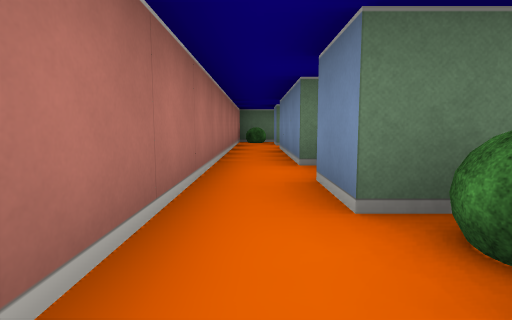
[1] (above)

17 first-person views from a walk through a cub3D maze. The camera is about half as high as the walls, tilts 6° down and sees 80° across. The floor is counted in squares. Each view is taken from the middle of a square. On the plan, view 1 faces up. The plan holds only what a view shows up to about 9 squares ahead; the rest is blank.

[2]
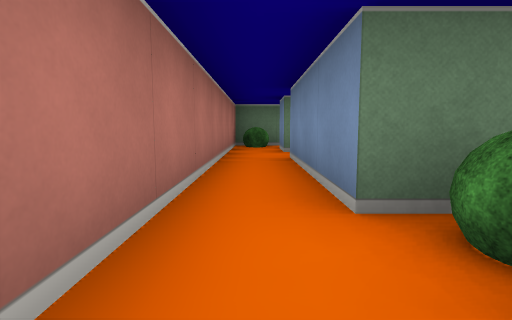

[3]
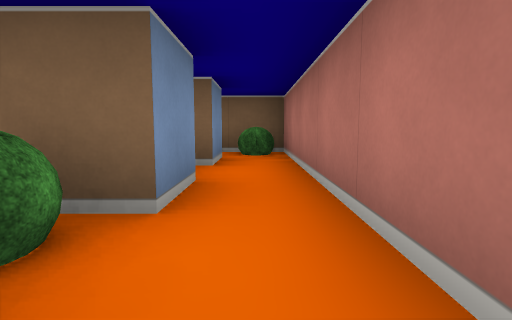

[4]
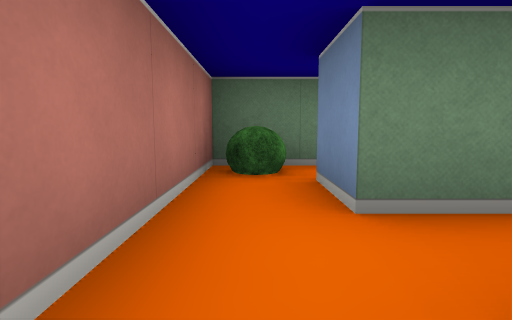

[5]
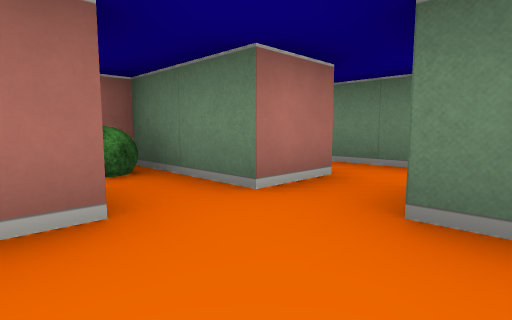

[6]
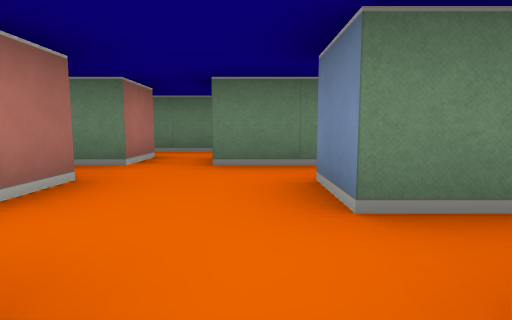

[7]
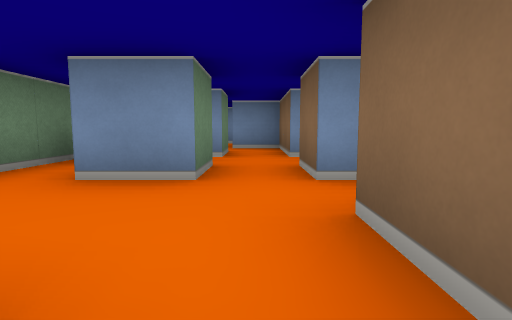

[8]
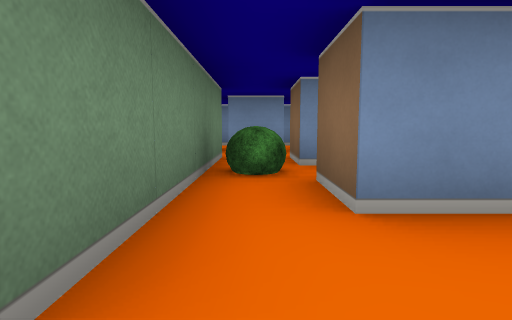

[9]
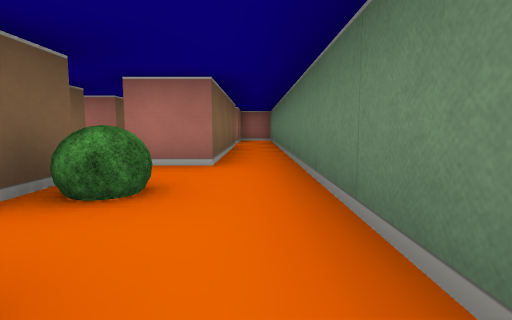

[10]
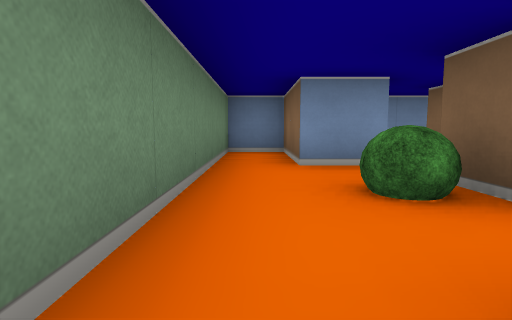

[11]
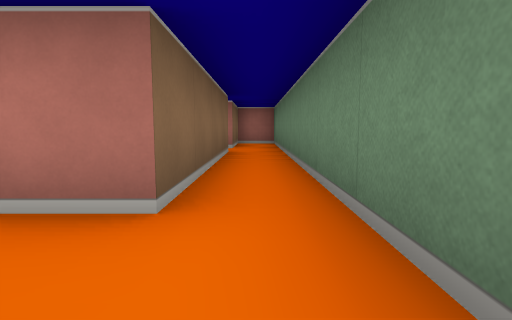

[12]
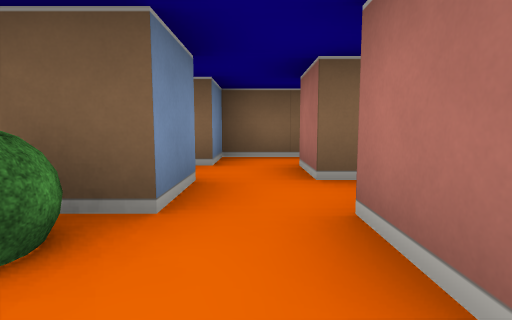

[13]
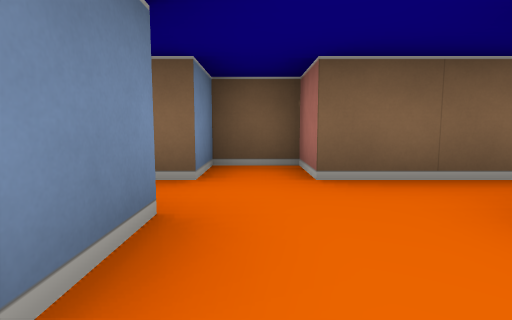

[14]
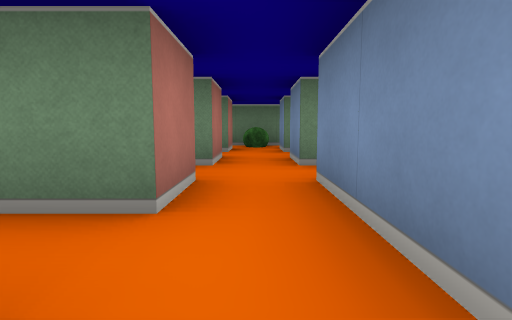

[15]
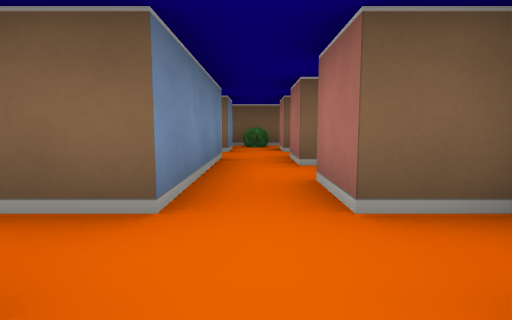

[16]
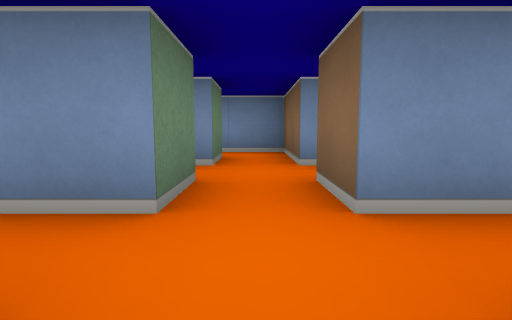

[17]
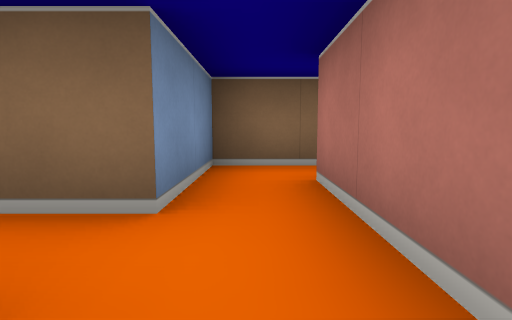

### Floor plan
Ten units are one square. View 1 is at (0, 0); x grows to the right and y downward. Boxes are objects, and circles mark ways between rooms. Rooms are numbered by the first view taken in them; rooms with no view inside come last. Other rooms are left out.
<svg viewBox="-10 -120 130 140">
<path fill="none" stroke="#000" d="M5 5 5 -5M-5 -5 -5 15 6 15M12 -15 5 -15 5 -25M-5 -25 -5 -5M14 -75 5 -75 5 -85M12 -35 5 -35 5 -65M5 -25 12 -25M15 -95 -5 -95 -5 -25M15 -86 15 -78M35 -75 35 -85 45 -85M15 -105 15 -95M65 -95 25 -95M45 -75 35 -75M9 -65 25 -65 25 -55 35 -55 35 -65 45 -65M65 -85 65 -75M75 -85 75 -95 85 -95M95 -94 95 -105 115 -105 115 -115 -5 -115 -5 -105 15 -105M95 -76 95 -84M65 -65 75 -65 75 -75M25 -105 65 -105 65 -95M115 -79 115 -88M45 -25 45 -15 35 -15 35 -24M45 -45 45 -35 36 -35M35 -5 45 -5M55 -5 65 -5M65 -15 55 -15 55 -45M55 -45 64 -45M55 -55 55 -65M45 -65 45 -55M65 -35 65 -25M75 -25 84 -25M55 -65 65 -65M65 -75 55 -75M65 -25 65 -15M65 -5 75 -5 75 -25"/>
<rect x="-5" y="5" width="10" height="10" fill="#bbb"><title>bush</title></rect>
<rect x="5" y="-15" width="10" height="10" fill="#bbb"><title>bush</title></rect>
<rect x="-5" y="-95" width="10" height="10" fill="#bbb"><title>bush</title></rect>
<rect x="5" y="-35" width="10" height="10" fill="#bbb"><title>bush</title></rect>
<rect x="45" y="-95" width="10" height="10" fill="#bbb"><title>bush</title></rect>
<rect x="75" y="-105" width="10" height="10" fill="#bbb"><title>bush</title></rect>
<circle cx="0" cy="0" r="3" fill="#2a7"/>
<circle cx="0" cy="-20" r="3" fill="#2a7"/>
<circle cx="15" cy="-10" r="3" fill="#2a7"/>
<circle cx="10" cy="-70" r="3" fill="#2a7"/>
<circle cx="25" cy="-80" r="3" fill="#2a7"/>
<circle cx="20" cy="-100" r="3" fill="#2a7"/>
<circle cx="40" cy="-70" r="3" fill="#2a7"/>
<circle cx="60" cy="-70" r="3" fill="#2a7"/>
<circle cx="50" cy="-40" r="3" fill="#2a7"/>
<circle cx="60" cy="-10" r="3" fill="#2a7"/>
<circle cx="50" cy="-60" r="3" fill="#2a7"/>
<circle cx="70" cy="-20" r="3" fill="#2a7"/>
<text x="10" y="10">1</text>
<text x="10" y="-10">2</text>
<text x="0" y="-60">3</text>
<text x="30" y="-90">4</text>
<text x="30" y="-70">5</text>
<text x="70" y="-100">6</text>
<text x="40" y="-30">7</text>
<text x="50" y="-50">8</text>
<text x="70" y="-30">9</text>
<text x="50" y="-70">10</text>
<text x="70" y="-20">11</text>
</svg>
Room 1 opens to room 2. Room 2 opens to room 3. Room 2 opens to room 7. Room 3 opens to room 5. Room 4 opens to room 5. Room 4 opens to room 6. Room 5 opens to room 10. Room 6 opens to room 10. Room 7 opens to room 8. Room 7 opens to room 11. Room 8 opens to room 10. Room 9 opens to room 11.

Where each view was taken, in squares from view 1:
view 1: 0 up, 0 right, facing up
view 2: 2 up, 0 right, facing up
view 3: 4 up, 0 right, facing down
view 4: 6 up, 0 right, facing up
view 5: 8 up, 3 right, facing up-left
view 6: 6 up, 3 right, facing up
view 7: 7 up, 1 right, facing right
view 8: 9 up, 2 right, facing right
view 9: 11 up, 10 right, facing left
view 10: 11 up, 6 right, facing right
view 11: 11 up, 8 right, facing left
view 12: 11 up, 7 right, facing down
view 13: 9 up, 3 right, facing down
view 14: 2 up, 5 right, facing up
view 15: 6 up, 5 right, facing down
view 16: 1 up, 2 right, facing right
view 17: 4 up, 7 right, facing down
